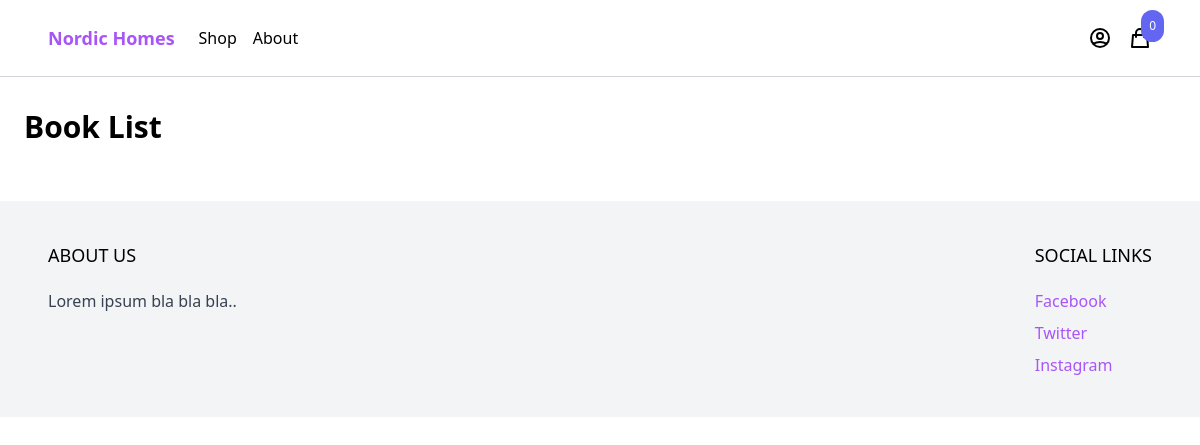
Before: /book/ with the older database file.
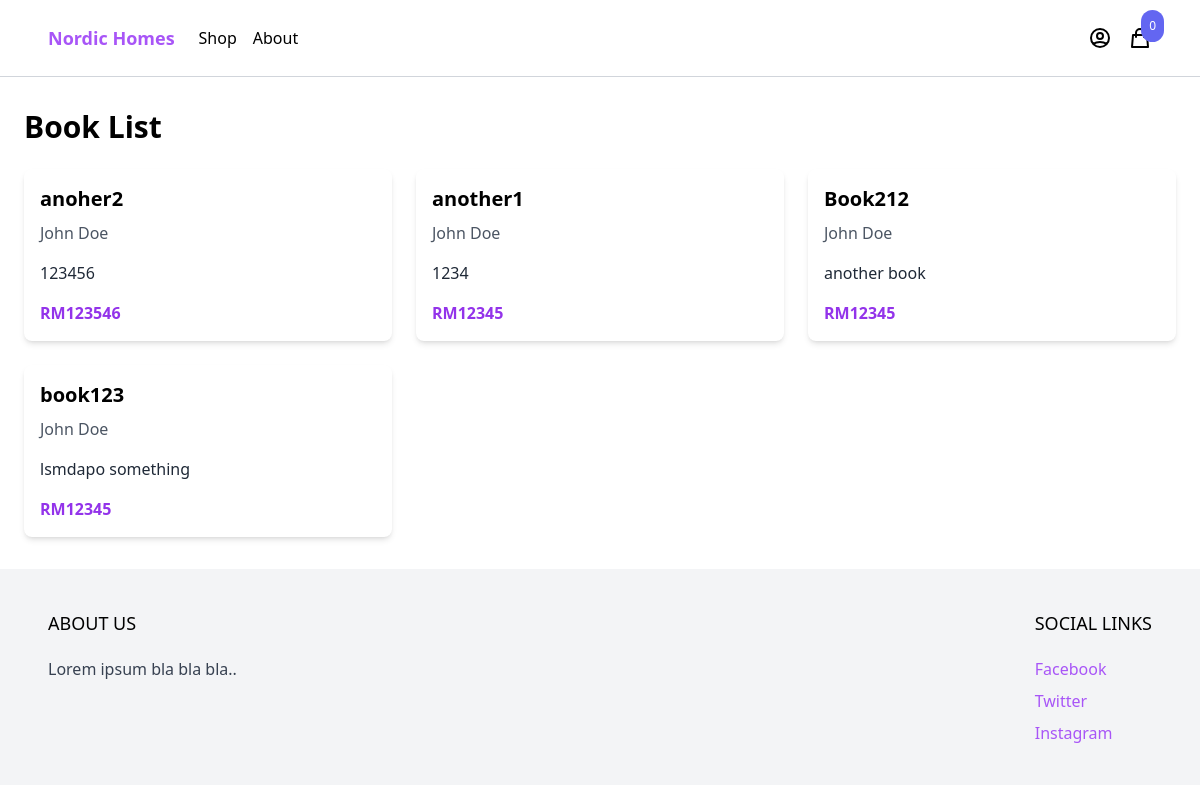
After: the same page with the newer database file.
### product/models.py (models this page shows, shortened)
class Book(models.Model):
    category = models.ForeignKey(Category, related_name='book', on_delete=models.CASCADE)
    title = models.CharField(max_length=255)
    slug = models.SlugField()
    author = models.CharField(max_length=50, blank=True, null=True)
    description = models.TextField(blank=True, null=True)
    price = models.IntegerField()
    created_at = models.DateTimeField(auto_now_add=True)
    image = models.ImageField(upload_to='uploads/', blank=True, null=True)
    thumbnail = models.ImageField(upload_to='uploads/', blank=True, null=True)
    class Meta:
        ordering = ('-created_at',)

### product/views.py (the view)
# urls.py: path('book/', book, name='book')
def book(request):
    book = Book.objects.all()
    return render(request, 'product/book.html', {'book':book })

### cart/cart.py (called while the page is built)
    def __len__(self):
        return sum(item['quantity'] for item in self.cart.values())

### cart/context_processors.py (called while the page is built)
def cart(request):
    return {'cart': Cart(request)}

### product/templates/product/book.html
{% extends 'core/base.html' %}
{% block content %}
    <div class="max-w-6xl mx-auto py-8">
        <h1 class="text-3xl font-bold mb-6">Book List</h1>
        <div class="grid grid-cols-1 md:grid-cols-2 lg:grid-cols-3 gap-6">
            {% for book in book %}
                <div class="bg-white p-4 rounded-lg shadow-md">
                    <h2 class="text-xl font-semibold mb-2">{{ book.title }}</h2>
                    <p class="text-gray-600 mb-4">{{ book.author }}</p>
                    <p class="text-gray-800">{{ book.description }}</p>
                    <p class="text-purple-600 font-bold mt-4">RM{{ book.price }}</p>
                </div>
            {% endfor %}
        </div>
    </div>
{% endblock %}

### core/templates/core/base.html (shortened to what this page needs)
<!doctype html>
<html>
    <head>
        <script src="https://cdn.tailwindcss.com"></script>
    </head>
    <body>
        <nav class="border-b border-gray-300">
            <div class="max-w-6xl mx-auto py-2 px-6 xl:px-0 flex items-center justify-between">
                <div class="menu-left flex items-center space-x-6">
                    <a href="#" class="py-4 text-lg text-purple-500 font-semibold">Nordic Homes</a>
                    <ul class="flex items-center space-x-4">
                        <li><a href="{% url 'shop' %}">Shop</a></li>
                        <li><a href="#">About</a></li>
                    </ul>
                </div>
                <div class="menu-right flex items-center space-x-4">
                    <a href="#">
                    </a>
                    {% include 'cart/menu_cart.html' %}
                </div>
            </div>
        </nav>
        <main>
            {% block content %}
            {% endblock %}
        </main>
        <footer class="bg-gray-100">
            <div class="max-w-6xl mx-auto py-10 px-6 xl:px-0 md:flex justify-between">
                <div class="footer-left mb-12 md:mb-0">
                    <h2 class="mb-5 uppercase text-lg">About us</h2>
                    <p class="text-gray-700">Lorem ipsum bla bla bla..</p>
                </div>
                <div class="footer-right">
                    <h2 class="mb-5 uppercase text-lg">Social links</h2>
                    <ul class="space-y-2">
                        <li><a href="#" class="text-purple-500 hover:text-purple-800">Facebook</a></li>
                        <li><a href="#" class="text-purple-500 hover:text-purple-800">Twitter</a></li>
                        <li><a href="#" class="text-purple-500 hover:text-purple-800">Instagram</a></li>
                    </ul>
                </div>
            </div>
        </footer>
    </body>
</html>

### cart/templates/cart/menu_cart.html
<a href="#" id="menu-cart-button" class="relative">
    <svg xmlns="http://www.w3.org/2000/svg" class="h-6 w-6" fill="none" viewBox="0 0 24 24" stroke="currentColor">
        <path stroke-linecap="round" stroke-linejoin="round" stroke-width="2" d="M16 11V7a4 4 0 00-8 0v4M5 9h14l1 12H4L5 9z" />
    </svg>
    <span class="p-2 absolute -top-4 -right-3 bg-indigo-500 text-white text-xs rounded-full">{{ cart|length }}</span>
</a>

Changed rows visible on the page:
added Book: title "anoher2", author "John Doe", description "123456", price "123546"
added Book: title "another1", author "John Doe", description "1234", price "12345"
added Book: title "Book212", author "John Doe", description "another book", price "12345"
added Book: title "book123", author "John Doe", description "lsmdapo something", price "12345"
